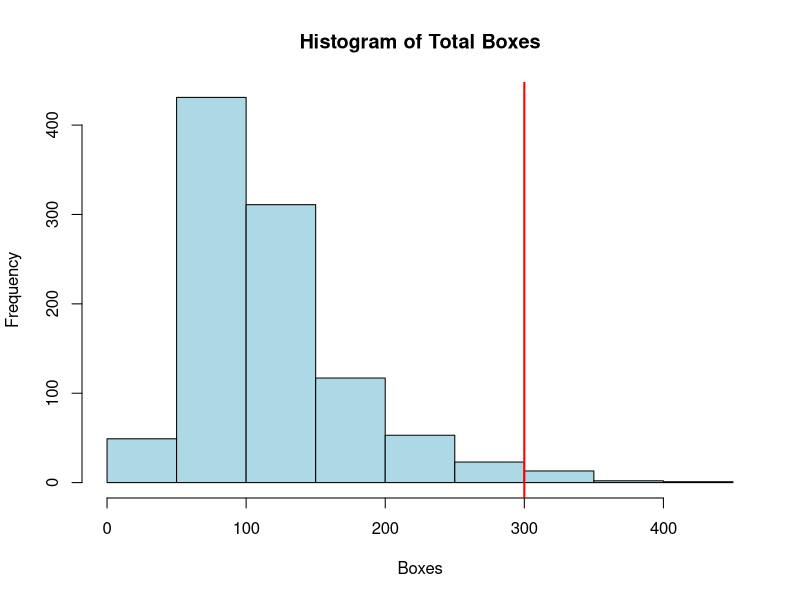
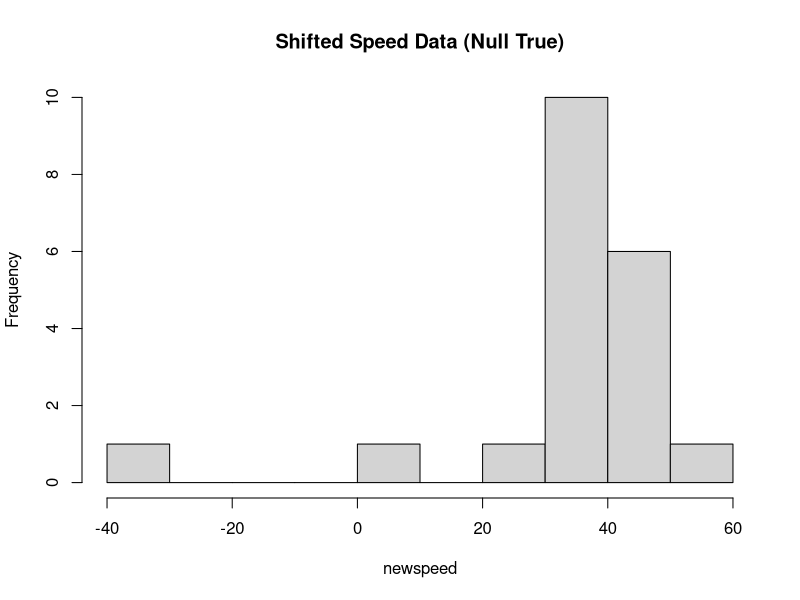
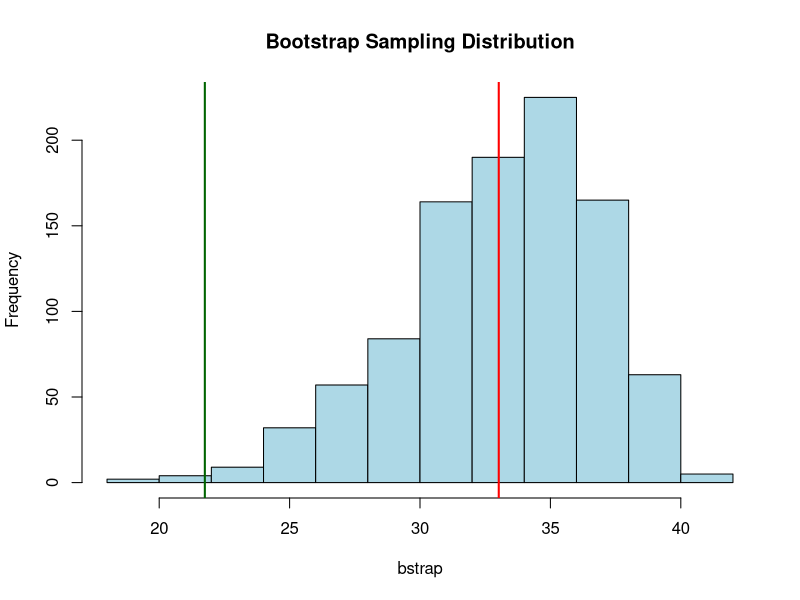
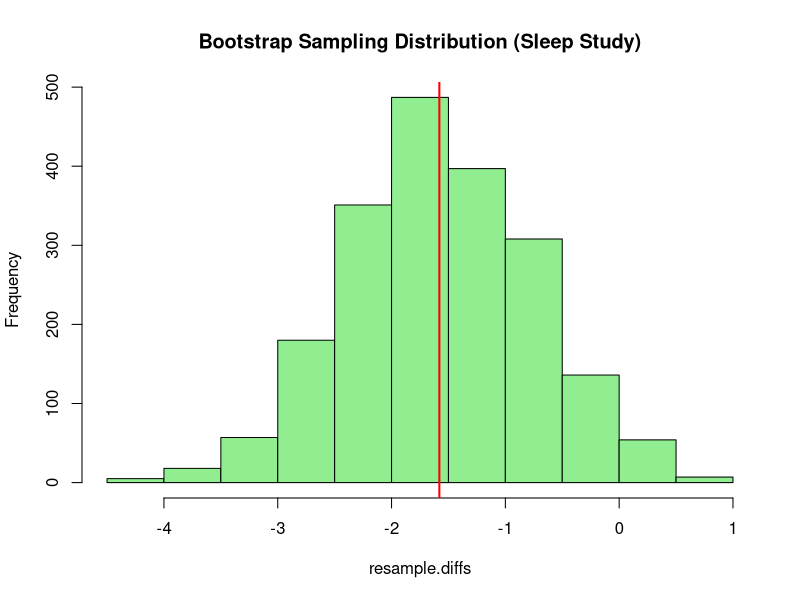
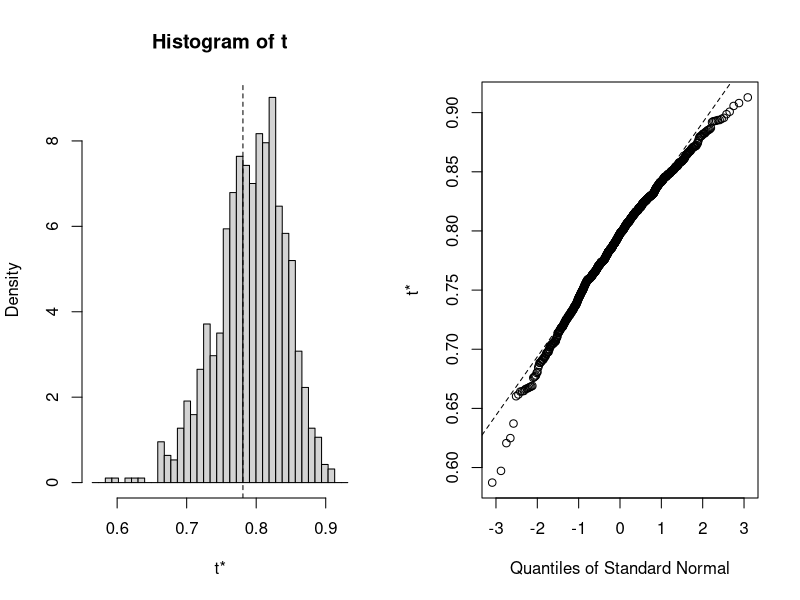

R code for these plots, in order:
# =============================
# BOOTSTRAP AND RESAMPLING IN R
# =============================

# --- Toy Collector Problem ---
prob.table <- c(.2, .1, .1, .1, .1, .1, .05, .05, .05, .05, .02, .02, .02, .02, .02)
boxes <- seq(1, 15)

box.count <- function(prob = prob.table) {
  check <- double(length(prob))
  i <- 0
  while(sum(check) < length(prob)) {
    x <- sample(boxes, 1, prob = prob)
    check[x] <- 1
    i <- i + 1
  }
  return(i)
}

# Monte Carlo Simulation
trials <- 1000
sim.boxes <- double(trials)
for(i in 1:trials){
  sim.boxes[i] <- box.count()
}

# Estimate mean, SE, 95% CI
est <- mean(sim.boxes)
mcse <- sd(sim.boxes) / sqrt(trials)
interval <- est + c(-1,1) * 1.96 * mcse

cat("Estimated Mean Boxes:", est, "\n")
cat("95% CI:", interval, "\n")

hist(sim.boxes, main="Histogram of Total Boxes", xlab="Boxes", col="lightblue")
abline(v=c(300, 500, 800), col=c("red","green","orange"), lwd=2)


# --- Bootstrap Concept (Plug-in Principle) ---
# (Illustrative — see notes for theory)

# --- Abnormal Speed of Light Example ---
speed <- c(28, -44, 29, 30, 26, 27, 22, 23, 33, 16,
           24, 29, 24, 40, 21, 31, 34, -2, 25, 19)
mean(speed)

# Shifted data to enforce null mean = 33.02
newspeed <- speed - mean(speed) + 33.02
hist(newspeed, main="Shifted Speed Data (Null True)", col="lightgray")

# Bootstrap sampling distribution
n <- 1000
bstrap <- double(n)
for (i in 1:n){ 
  newsample <- sample(newspeed, 20, replace=TRUE)
  bstrap[i] <- mean(newsample)
}

hist(bstrap, main="Bootstrap Sampling Distribution", col="lightblue")
abline(v=33.02, col="red", lwd=2)
abline(v=21.75, col="darkgreen", lwd=2)

# Compute p-value
p_value <- (sum(bstrap < 21.75) + sum(bstrap > 44.29)) / n
cat("P-value:", p_value, "\n")
if (p_value < 0.05) cat("Reject H0: data not consistent with mean=33.02\n")

# --- Sleep Study Example (Bootstrap Difference in Means) ---
bootstrap.resample <- function(object) sample(object, length(object), replace=TRUE)
diff.in.means <- function(df) {
  mean(df[df$group==1,"extra"]) - mean(df[df$group==2,"extra"])
}
data(sleep)
resample.diffs <- replicate(2000, diff.in.means(sleep[bootstrap.resample(1:nrow(sleep)),]))
hist(resample.diffs, main="Bootstrap Sampling Distribution (Sleep Study)", col="lightgreen")
abline(v=diff.in.means(sleep), col="red", lwd=2)

# --- Bootstrapping with the 'boot' Package ---
library(boot)
data(city)

# Example: Ratio of means
ratio <- function(d, w) sum(d$x * w)/sum(d$u * w)
results <- boot(city, ratio, R=1000, stype="w")
print(results)
boot.ci(results, type="bca")

# --- Bootstrapping a Regression Statistic (R-squared) ---
rsq <- function(formula, data, indices) {
  d <- data[indices,]
  fit <- lm(formula, data=d)
  return(summary(fit)$r.square)
}
results2 <- boot(data=mtcars, statistic=rsq, R=1000, formula=mpg~wt+disp)
print(results2)
boot.ci(results2, type="bca")
plot(results2, main="Bootstrap R² for mpg~wt+disp")
